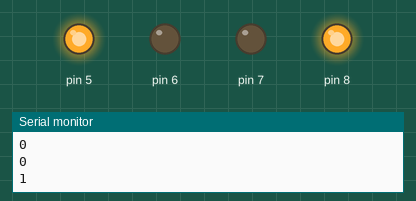
Recording of a sketch running on a simulated Arduino Uno, built with avr-gcc and run on an emulated ATmega328P. Parts: output pins drawn as LEDs (lit = HIGH), the last lines printed to the serial monitor.

Above: at 0.5 s.
At 2.5 s:
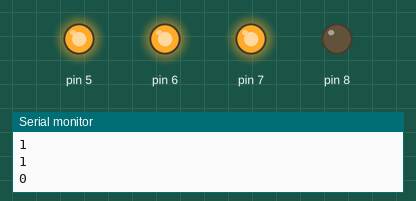
At 3.5 s:
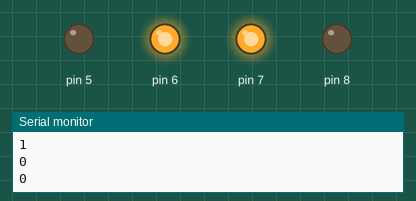
At 5.5 s:
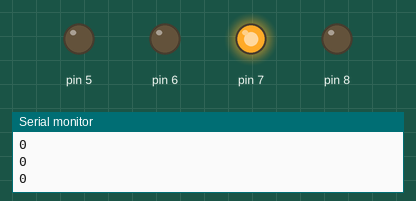
At 8.5 s:
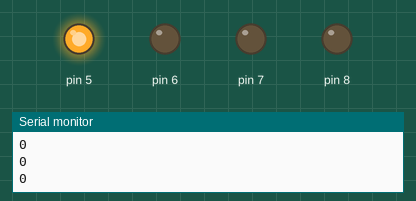
At 11.5 s:
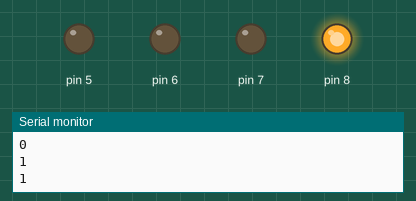
Timing chart, 0 to 13.0 s (numbered marks = the images above):
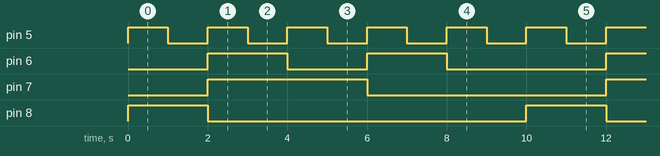

Measured:
- by itself, pin 5: alternates HIGH for 1.0 s and LOW for 1.0 s
- by itself, pin 6: repeats every 10.0 s: LOW 2.0 s, HIGH 2.0 s, LOW 4.0 s, HIGH 2.0 s
- by itself, pin 7: alternates HIGH for 4.0 s and LOW for 6.0 s
- by itself, pin 8: alternates HIGH for 2.0 s and LOW for 8.0 s

The sketch:

ASSIGN4dwnctr.ino
```cpp
#include"jklogic.c"
int A,B,C,D,E,F,G,H;
void setup()
{
  pinMode(5,OUTPUT);
  pinMode(6,OUTPUT);
  pinMode(7,OUTPUT);
  pinMode(8,OUTPUT);
  Serial.begin(9600);
}

void loop()
{
  A=1;
  B=1;
  C=1;
  H=1;
for(int i=0;i<=15;i++)
{

  if(i%8==0&&i!=0)
  A=!A;
  if(i%4==0&&i!=0)
  B=!B;
  if(i%2==0&&i!=0)
  C=!C;
if(i>5)
{
D=jklogic(A,!A);
E=jklogic(B,!B);
F=jklogic(C,!C);
G=jklogic(H,!H);

digitalWrite(5,G);
digitalWrite(6,F);
digitalWrite(7,E);
digitalWrite(8,D);
}
  H=!H;
Serial.println(D);
if(i>5)
{
delay(1000);
}
}
}
```

Dlogic.c
```cpp
int Dlogic(int D)
{
int S,R,Q=0,NQ=1,CK=1;
int s,r;
S=D;
R=!D;
s=!(CK&&S);
r=!(CK&&R);
Q=!(s&&NQ);
NQ=!(r&&Q);
return Q;
}
```

jklogic.c
```cpp
int jklogic(int J,int K)

{
int CK=1,Q=0,NQ=1,s,r;
s=!(CK&&J&&NQ);
r=!(CK&&K&&Q);
Q=!(s&&NQ);
NQ=!(r&&Q);
return Q;

}
```
